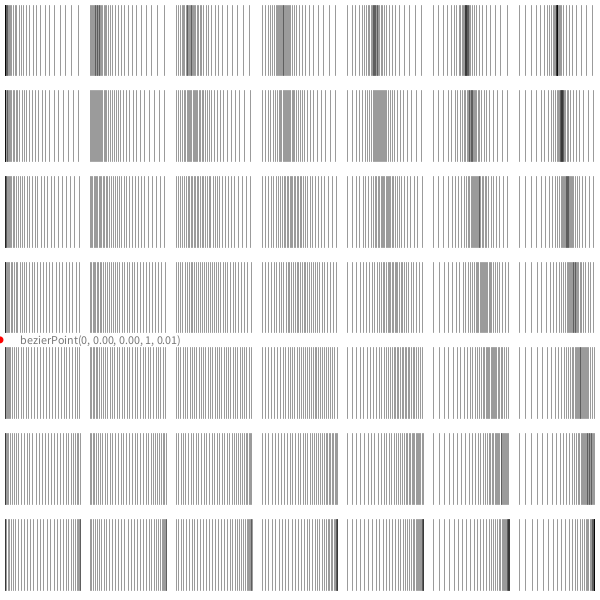
Frame 1 (no input)
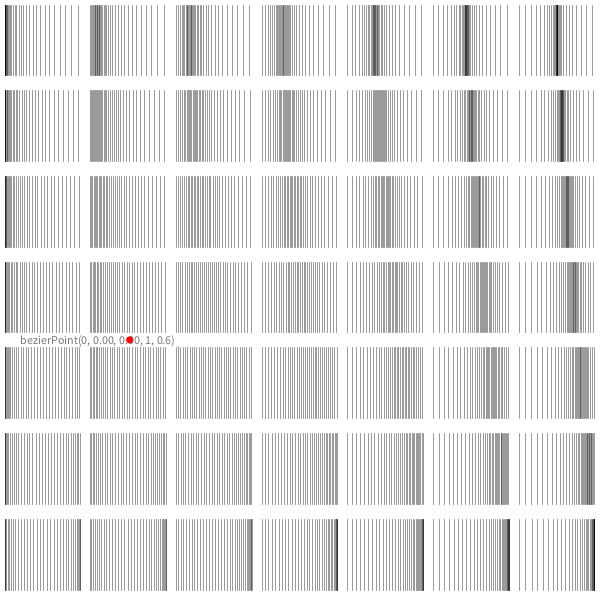
Frame 60 (the mouse pressed at the canvas centre just before this capture)
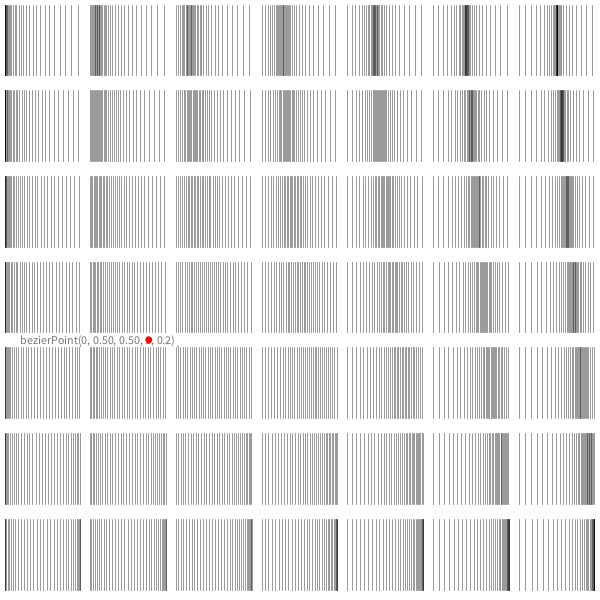
Frame 120 (the mouse held since frame 60 and released just before this capture)

The Processing sketch that drew these frames (run headless with seeded random() and noise(); from frame 60 on, the mouse is pressed at the canvas centre):

// Processing sketch: processing_183588
// ── processing_183588.pde

// Move the mouse and observe how it affects the motion of the circle.
// The patterns represent where the circle will spend most time.

// mouseX defines how much time is spent at the beginning of the animation,
// mouseY defines how much time is spent at the end of the animation.

// t increases linearly, but bezierPoint() is used to create acceleration
// and decceleration.
 
int hparts = 7;
int vparts = 7;
 
float w;
float h;
 
void setup() {
  size(600, 600);
  background(255);
  smooth();
 
  w = width / float(hparts);
  h = height / float(vparts);
  
  for(float x=0; x<hparts; x++) {
    for(float y=0; y<vparts; y++) {        
      for(float z=0; z<=1; z+=0.03) {
        float xx = 5 + x*w + (w-10)*bezierPoint(0, x/(hparts-1), y/(vparts-1), 1, z);
        stroke(0, 100);
        line(xx, y*h+5, xx, y*h+h-10);
      }
    }
  }
  noStroke();
}
void draw() {
  float loopLength = 100.0;
  float t = frameCount % loopLength /loopLength;
  
  fill(255);
  rect(0, h*4 - 9, width, 12);
  
  float c0 = mouseX/float(width);
  float c1 = mouseY/float(height);
  float xx = width * bezierPoint(0, c0, c1, 1, t);
 
  fill(120);
  text("bezierPoint(0, " + nf(c0, 1, 2) + ", " + nf(c1, 1, 2) + ", 1, " + t + ")", 20, h*4+1);
 
  fill(255, 0, 0);
  ellipse(xx, h*4-3, 7, 7);
}
